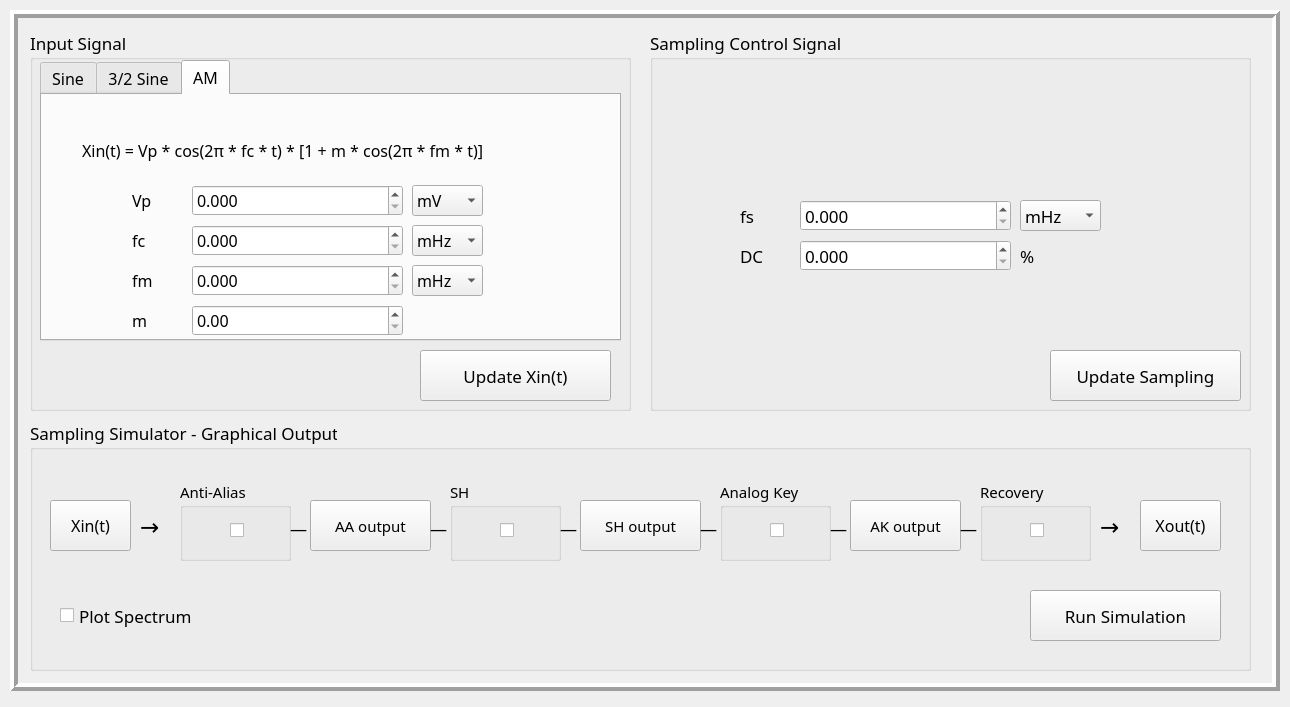
<?xml version="1.0" encoding="UTF-8"?>
<ui version="4.0">
 <class>MainWindow</class>
 <widget class="QMainWindow" name="MainWindow">
  <property name="geometry">
   <rect>
    <x>0</x>
    <y>0</y>
    <width>1290</width>
    <height>707</height>
   </rect>
  </property>
  <property name="sizePolicy">
   <sizepolicy hsizetype="Fixed" vsizetype="Fixed">
    <horstretch>0</horstretch>
    <verstretch>0</verstretch>
   </sizepolicy>
  </property>
  <property name="font">
   <font>
    <family>Rockwell</family>
    <pointsize>12</pointsize>
   </font>
  </property>
  <property name="windowTitle">
   <string>Digital Sampling Simulator</string>
  </property>
  <property name="windowIcon">
   <iconset theme="Icon">
    <normaloff>.</normaloff>.</iconset>
  </property>
  <property name="styleSheet">
   <string notr="true"/>
  </property>
  <property name="iconSize">
   <size>
    <width>0</width>
    <height>0</height>
   </size>
  </property>
  <property name="dockNestingEnabled">
   <bool>false</bool>
  </property>
  <widget class="QWidget" name="centralwidget">
   <widget class="QFrame" name="mainFrame">
    <property name="geometry">
     <rect>
      <x>10</x>
      <y>10</y>
      <width>1270</width>
      <height>681</height>
     </rect>
    </property>
    <property name="frameShape">
     <enum>QFrame::Box</enum>
    </property>
    <property name="frameShadow">
     <enum>QFrame::Raised</enum>
    </property>
    <property name="lineWidth">
     <number>4</number>
    </property>
    <widget class="QGroupBox" name="groupBox_2">
     <property name="geometry">
      <rect>
       <x>640</x>
       <y>20</y>
       <width>601</width>
       <height>381</height>
      </rect>
     </property>
     <property name="font">
      <font>
       <pointsize>13</pointsize>
      </font>
     </property>
     <property name="title">
      <string>Sampling Control Signal</string>
     </property>
     <widget class="QLabel" name="label_14">
      <property name="geometry">
       <rect>
        <x>90</x>
        <y>210</y>
        <width>31</width>
        <height>31</height>
       </rect>
      </property>
      <property name="text">
       <string>DC</string>
      </property>
     </widget>
     <widget class="QLabel" name="label_13">
      <property name="geometry">
       <rect>
        <x>90</x>
        <y>170</y>
        <width>41</width>
        <height>31</height>
       </rect>
      </property>
      <property name="text">
       <string>fs</string>
      </property>
     </widget>
     <widget class="QDoubleSpinBox" name="sampling_dc_input">
      <property name="geometry">
       <rect>
        <x>150</x>
        <y>210</y>
        <width>211</width>
        <height>31</height>
       </rect>
      </property>
      <property name="decimals">
       <number>3</number>
      </property>
      <property name="maximum">
       <double>100.000000000000000</double>
      </property>
     </widget>
     <widget class="QDoubleSpinBox" name="sampling_period_input">
      <property name="geometry">
       <rect>
        <x>150</x>
        <y>170</y>
        <width>211</width>
        <height>31</height>
       </rect>
      </property>
      <property name="decimals">
       <number>3</number>
      </property>
      <property name="maximum">
       <double>99999999.989999994635582</double>
      </property>
     </widget>
     <widget class="QLabel" name="label_15">
      <property name="geometry">
       <rect>
        <x>370</x>
        <y>210</y>
        <width>31</width>
        <height>31</height>
       </rect>
      </property>
      <property name="text">
       <string>%</string>
      </property>
     </widget>
     <widget class="QPushButton" name="update_sampling">
      <property name="geometry">
       <rect>
        <x>400</x>
        <y>320</y>
        <width>191</width>
        <height>51</height>
       </rect>
      </property>
      <property name="text">
       <string>Update Sampling</string>
      </property>
     </widget>
     <widget class="QComboBox" name="sampling_period_multiplier">
      <property name="geometry">
       <rect>
        <x>370</x>
        <y>170</y>
        <width>81</width>
        <height>31</height>
       </rect>
      </property>
      <item>
       <property name="text">
        <string>mHz</string>
       </property>
      </item>
      <item>
       <property name="text">
        <string>Hz</string>
       </property>
      </item>
      <item>
       <property name="text">
        <string>kHz</string>
       </property>
      </item>
     </widget>
    </widget>
    <widget class="QGroupBox" name="groupBox_3">
     <property name="geometry">
      <rect>
       <x>20</x>
       <y>20</y>
       <width>601</width>
       <height>381</height>
      </rect>
     </property>
     <property name="font">
      <font>
       <pointsize>13</pointsize>
      </font>
     </property>
     <property name="title">
      <string>Input Signal</string>
     </property>
     <widget class="QPushButton" name="update_input">
      <property name="geometry">
       <rect>
        <x>390</x>
        <y>320</y>
        <width>191</width>
        <height>51</height>
       </rect>
      </property>
      <property name="text">
       <string>Update Xin(t)</string>
      </property>
     </widget>
     <widget class="QTabWidget" name="input_tabs">
      <property name="geometry">
       <rect>
        <x>10</x>
        <y>30</y>
        <width>581</width>
        <height>281</height>
       </rect>
      </property>
      <property name="font">
       <font>
        <pointsize>12</pointsize>
       </font>
      </property>
      <property name="layoutDirection">
       <enum>Qt::LeftToRight</enum>
      </property>
      <property name="currentIndex">
       <number>2</number>
      </property>
      <widget class="QWidget" name="sine_tab">
       <attribute name="title">
        <string>Sine</string>
       </attribute>
       <widget class="QComboBox" name="sine_vp_multiplier">
        <property name="geometry">
         <rect>
          <x>370</x>
          <y>110</y>
          <width>71</width>
          <height>31</height>
         </rect>
        </property>
        <item>
         <property name="text">
          <string>mV</string>
         </property>
        </item>
        <item>
         <property name="text">
          <string>V</string>
         </property>
        </item>
       </widget>
       <widget class="QComboBox" name="sine_f_multiplier">
        <property name="geometry">
         <rect>
          <x>370</x>
          <y>150</y>
          <width>71</width>
          <height>31</height>
         </rect>
        </property>
        <item>
         <property name="text">
          <string>mHz</string>
         </property>
        </item>
        <item>
         <property name="text">
          <string>Hz</string>
         </property>
        </item>
        <item>
         <property name="text">
          <string>kHz</string>
         </property>
        </item>
       </widget>
       <widget class="QDoubleSpinBox" name="sine_phase_input">
        <property name="geometry">
         <rect>
          <x>150</x>
          <y>190</y>
          <width>211</width>
          <height>31</height>
         </rect>
        </property>
        <property name="decimals">
         <number>3</number>
        </property>
        <property name="minimum">
         <double>-360.000000000000000</double>
        </property>
        <property name="maximum">
         <double>360.000000000000000</double>
        </property>
       </widget>
       <widget class="QDoubleSpinBox" name="sine_vp_input">
        <property name="geometry">
         <rect>
          <x>150</x>
          <y>110</y>
          <width>211</width>
          <height>31</height>
         </rect>
        </property>
        <property name="decimals">
         <number>3</number>
        </property>
       </widget>
       <widget class="QLabel" name="label">
        <property name="geometry">
         <rect>
          <x>90</x>
          <y>110</y>
          <width>41</width>
          <height>31</height>
         </rect>
        </property>
        <property name="text">
         <string>Vp</string>
        </property>
       </widget>
       <widget class="QComboBox" name="sine_phase_mod">
        <property name="geometry">
         <rect>
          <x>370</x>
          <y>190</y>
          <width>71</width>
          <height>31</height>
         </rect>
        </property>
        <item>
         <property name="text">
          <string>°</string>
         </property>
        </item>
        <item>
         <property name="text">
          <string>rad</string>
         </property>
        </item>
       </widget>
       <widget class="QLabel" name="label_4">
        <property name="geometry">
         <rect>
          <x>90</x>
          <y>190</y>
          <width>31</width>
          <height>31</height>
         </rect>
        </property>
        <property name="text">
         <string>θ</string>
        </property>
       </widget>
       <widget class="QDoubleSpinBox" name="sine_f_input">
        <property name="geometry">
         <rect>
          <x>150</x>
          <y>150</y>
          <width>211</width>
          <height>31</height>
         </rect>
        </property>
        <property name="decimals">
         <number>3</number>
        </property>
        <property name="maximum">
         <double>9999999.990000000223517</double>
        </property>
       </widget>
       <widget class="QLabel" name="label_3">
        <property name="geometry">
         <rect>
          <x>90</x>
          <y>150</y>
          <width>31</width>
          <height>31</height>
         </rect>
        </property>
        <property name="text">
         <string>f</string>
        </property>
       </widget>
       <widget class="QLabel" name="label_5">
        <property name="geometry">
         <rect>
          <x>120</x>
          <y>30</y>
          <width>291</width>
          <height>51</height>
         </rect>
        </property>
        <property name="text">
         <string>Xin(t) = Vp * cos( 2π * f * t + θ )</string>
        </property>
       </widget>
      </widget>
      <widget class="QWidget" name="u_sine_tab">
       <attribute name="title">
        <string>3/2 Sine</string>
       </attribute>
       <widget class="QComboBox" name="u_sine_f_multiplier">
        <property name="geometry">
         <rect>
          <x>370</x>
          <y>150</y>
          <width>71</width>
          <height>31</height>
         </rect>
        </property>
        <item>
         <property name="text">
          <string>mHz</string>
         </property>
        </item>
        <item>
         <property name="text">
          <string>Hz</string>
         </property>
        </item>
        <item>
         <property name="text">
          <string>kHz</string>
         </property>
        </item>
       </widget>
       <widget class="QDoubleSpinBox" name="u_sine_phase_input">
        <property name="geometry">
         <rect>
          <x>150</x>
          <y>190</y>
          <width>211</width>
          <height>31</height>
         </rect>
        </property>
        <property name="decimals">
         <number>3</number>
        </property>
        <property name="minimum">
         <double>-360.000000000000000</double>
        </property>
        <property name="maximum">
         <double>360.000000000000000</double>
        </property>
        <property name="value">
         <double>0.000000000000000</double>
        </property>
       </widget>
       <widget class="QComboBox" name="u_sine_vp_multiplier">
        <property name="geometry">
         <rect>
          <x>370</x>
          <y>110</y>
          <width>71</width>
          <height>31</height>
         </rect>
        </property>
        <item>
         <property name="text">
          <string>mV</string>
         </property>
        </item>
        <item>
         <property name="text">
          <string>V</string>
         </property>
        </item>
       </widget>
       <widget class="QDoubleSpinBox" name="u_sine_vp_input">
        <property name="geometry">
         <rect>
          <x>150</x>
          <y>110</y>
          <width>211</width>
          <height>31</height>
         </rect>
        </property>
        <property name="decimals">
         <number>3</number>
        </property>
       </widget>
       <widget class="QLabel" name="label_6">
        <property name="geometry">
         <rect>
          <x>90</x>
          <y>110</y>
          <width>41</width>
          <height>31</height>
         </rect>
        </property>
        <property name="text">
         <string>Vp</string>
        </property>
       </widget>
       <widget class="QComboBox" name="u_sine_phase_mod">
        <property name="geometry">
         <rect>
          <x>370</x>
          <y>190</y>
          <width>71</width>
          <height>31</height>
         </rect>
        </property>
        <item>
         <property name="text">
          <string>°</string>
         </property>
        </item>
        <item>
         <property name="text">
          <string>rad</string>
         </property>
        </item>
       </widget>
       <widget class="QLabel" name="label_7">
        <property name="geometry">
         <rect>
          <x>90</x>
          <y>190</y>
          <width>31</width>
          <height>31</height>
         </rect>
        </property>
        <property name="text">
         <string>θ</string>
        </property>
       </widget>
       <widget class="QDoubleSpinBox" name="u_sine_f_input">
        <property name="geometry">
         <rect>
          <x>150</x>
          <y>150</y>
          <width>211</width>
          <height>31</height>
         </rect>
        </property>
        <property name="decimals">
         <number>3</number>
        </property>
        <property name="maximum">
         <double>9999999.990000000223517</double>
        </property>
       </widget>
       <widget class="QLabel" name="label_8">
        <property name="geometry">
         <rect>
          <x>50</x>
          <y>30</y>
          <width>461</width>
          <height>51</height>
         </rect>
        </property>
        <property name="text">
         <string>Xin(t) = Vp * sin( 2π * (f / 5) * t + θ ),   [0, 15/(2*f)]</string>
        </property>
       </widget>
       <widget class="QLabel" name="label_9">
        <property name="geometry">
         <rect>
          <x>90</x>
          <y>150</y>
          <width>31</width>
          <height>31</height>
         </rect>
        </property>
        <property name="text">
         <string>f</string>
        </property>
       </widget>
      </widget>
      <widget class="QWidget" name="am_tab">
       <attribute name="title">
        <string>AM</string>
       </attribute>
       <widget class="QLabel" name="label_24">
        <property name="geometry">
         <rect>
          <x>90</x>
          <y>90</y>
          <width>41</width>
          <height>31</height>
         </rect>
        </property>
        <property name="text">
         <string>Vp</string>
        </property>
       </widget>
       <widget class="QLabel" name="label_25">
        <property name="geometry">
         <rect>
          <x>90</x>
          <y>170</y>
          <width>31</width>
          <height>31</height>
         </rect>
        </property>
        <property name="text">
         <string>fm</string>
        </property>
       </widget>
       <widget class="QDoubleSpinBox" name="am_vp_input">
        <property name="geometry">
         <rect>
          <x>150</x>
          <y>90</y>
          <width>211</width>
          <height>31</height>
         </rect>
        </property>
        <property name="decimals">
         <number>3</number>
        </property>
       </widget>
       <widget class="QComboBox" name="am_vp_multiplier">
        <property name="geometry">
         <rect>
          <x>370</x>
          <y>90</y>
          <width>71</width>
          <height>31</height>
         </rect>
        </property>
        <item>
         <property name="text">
          <string>mV</string>
         </property>
        </item>
        <item>
         <property name="text">
          <string>V</string>
         </property>
        </item>
       </widget>
       <widget class="QDoubleSpinBox" name="am_fm_input">
        <property name="geometry">
         <rect>
          <x>150</x>
          <y>170</y>
          <width>211</width>
          <height>31</height>
         </rect>
        </property>
        <property name="decimals">
         <number>3</number>
        </property>
        <property name="maximum">
         <double>9999999.990000000223517</double>
        </property>
       </widget>
       <widget class="QLabel" name="label_26">
        <property name="geometry">
         <rect>
          <x>40</x>
          <y>30</y>
          <width>501</width>
          <height>51</height>
         </rect>
        </property>
        <property name="text">
         <string>Xin(t) = Vp * cos(2π * fc * t) * [1 + m * cos(2π * fm * t)]</string>
        </property>
       </widget>
       <widget class="QDoubleSpinBox" name="am_fc_input">
        <property name="geometry">
         <rect>
          <x>150</x>
          <y>130</y>
          <width>211</width>
          <height>31</height>
         </rect>
        </property>
        <property name="decimals">
         <number>3</number>
        </property>
        <property name="maximum">
         <double>9999999.990000000223517</double>
        </property>
       </widget>
       <widget class="QComboBox" name="am_fc_multiplier">
        <property name="geometry">
         <rect>
          <x>370</x>
          <y>130</y>
          <width>71</width>
          <height>31</height>
         </rect>
        </property>
        <item>
         <property name="text">
          <string>mHz</string>
         </property>
        </item>
        <item>
         <property name="text">
          <string>Hz</string>
         </property>
        </item>
        <item>
         <property name="text">
          <string>kHz</string>
         </property>
        </item>
       </widget>
       <widget class="QLabel" name="label_27">
        <property name="geometry">
         <rect>
          <x>90</x>
          <y>130</y>
          <width>31</width>
          <height>31</height>
         </rect>
        </property>
        <property name="text">
         <string>fc</string>
        </property>
       </widget>
       <widget class="QDoubleSpinBox" name="am_m_input">
        <property name="geometry">
         <rect>
          <x>150</x>
          <y>210</y>
          <width>211</width>
          <height>31</height>
         </rect>
        </property>
        <property name="decimals">
         <number>2</number>
        </property>
        <property name="maximum">
         <double>1.000000000000000</double>
        </property>
        <property name="singleStep">
         <double>0.010000000000000</double>
        </property>
       </widget>
       <widget class="QLabel" name="label_28">
        <property name="geometry">
         <rect>
          <x>90</x>
          <y>210</y>
          <width>31</width>
          <height>31</height>
         </rect>
        </property>
        <property name="text">
         <string>m</string>
        </property>
       </widget>
       <widget class="QComboBox" name="am_fm_multiplier">
        <property name="geometry">
         <rect>
          <x>370</x>
          <y>170</y>
          <width>71</width>
          <height>31</height>
         </rect>
        </property>
        <item>
         <property name="text">
          <string>mHz</string>
         </property>
        </item>
        <item>
         <property name="text">
          <string>Hz</string>
         </property>
        </item>
        <item>
         <property name="text">
          <string>kHz</string>
         </property>
        </item>
       </widget>
      </widget>
     </widget>
    </widget>
    <widget class="QGroupBox" name="groupBox_4">
     <property name="geometry">
      <rect>
       <x>20</x>
       <y>410</y>
       <width>1221</width>
       <height>251</height>
      </rect>
     </property>
     <property name="font">
      <font>
       <pointsize>13</pointsize>
      </font>
     </property>
     <property name="title">
      <string>Sampling Simulator - Graphical Output</string>
     </property>
     <widget class="QPushButton" name="plot_xinB">
      <property name="geometry">
       <rect>
        <x>20</x>
        <y>80</y>
        <width>81</width>
        <height>51</height>
       </rect>
      </property>
      <property name="font">
       <font>
        <pointsize>12</pointsize>
       </font>
      </property>
      <property name="text">
       <string>Xin(t)</string>
      </property>
     </widget>
     <widget class="QGroupBox" name="groupBox">
      <property name="geometry">
       <rect>
        <x>150</x>
        <y>60</y>
        <width>111</width>
        <height>81</height>
       </rect>
      </property>
      <property name="font">
       <font>
        <pointsize>11</pointsize>
       </font>
      </property>
      <property name="title">
       <string>Anti-Alias</string>
      </property>
      <widget class="QCheckBox" name="toggle_antialias">
       <property name="geometry">
        <rect>
         <x>50</x>
         <y>40</y>
         <width>16</width>
         <height>21</height>
        </rect>
       </property>
       <property name="text">
        <string/>
       </property>
      </widget>
     </widget>
     <widget class="QPushButton" name="plot_aaout">
      <property name="geometry">
       <rect>
        <x>280</x>
        <y>80</y>
        <width>121</width>
        <height>51</height>
       </rect>
      </property>
      <property name="font">
       <font>
        <pointsize>11</pointsize>
       </font>
      </property>
      <property name="text">
       <string>AA output</string>
      </property>
     </widget>
     <widget class="QPushButton" name="plot_akout">
      <property name="geometry">
       <rect>
        <x>820</x>
        <y>80</y>
        <width>111</width>
        <height>51</height>
       </rect>
      </property>
      <property name="font">
       <font>
        <pointsize>11</pointsize>
       </font>
      </property>
      <property name="text">
       <string>AK output</string>
      </property>
     </widget>
     <widget class="QGroupBox" name="groupBox_5">
      <property name="geometry">
       <rect>
        <x>690</x>
        <y>60</y>
        <width>111</width>
        <height>81</height>
       </rect>
      </property>
      <property name="font">
       <font>
        <pointsize>11</pointsize>
       </font>
      </property>
      <property name="title">
       <string>Analog Key</string>
      </property>
      <widget class="QCheckBox" name="toggle_analogkey">
       <property name="geometry">
        <rect>
         <x>50</x>
         <y>40</y>
         <width>16</width>
         <height>21</height>
        </rect>
       </property>
       <property name="text">
        <string/>
       </property>
      </widget>
     </widget>
     <widget class="QPushButton" name="plot_shout">
      <property name="geometry">
       <rect>
        <x>550</x>
        <y>80</y>
        <width>121</width>
        <height>51</height>
       </rect>
      </property>
      <property name="font">
       <font>
        <pointsize>11</pointsize>
       </font>
      </property>
      <property name="text">
       <string>SH output</string>
      </property>
     </widget>
     <widget class="QGroupBox" name="groupBox_6">
      <property name="geometry">
       <rect>
        <x>420</x>
        <y>60</y>
        <width>111</width>
        <height>81</height>
       </rect>
      </property>
      <property name="font">
       <font>
        <pointsize>11</pointsize>
       </font>
      </property>
      <property name="title">
       <string>SH</string>
      </property>
      <widget class="QCheckBox" name="toggle_SH">
       <property name="geometry">
        <rect>
         <x>50</x>
         <y>40</y>
         <width>16</width>
         <height>21</height>
        </rect>
       </property>
       <property name="text">
        <string/>
       </property>
      </widget>
     </widget>
     <widget class="QPushButton" name="plot_xoutB">
      <property name="geometry">
       <rect>
        <x>1110</x>
        <y>80</y>
        <width>81</width>
        <height>51</height>
       </rect>
      </property>
      <property name="font">
       <font>
        <pointsize>12</pointsize>
       </font>
      </property>
      <property name="text">
       <string>Xout(t)</string>
      </property>
     </widget>
     <widget class="QGroupBox" name="groupBox_7">
      <property name="geometry">
       <rect>
        <x>950</x>
        <y>60</y>
        <width>111</width>
        <height>81</height>
       </rect>
      </property>
      <property name="font">
       <font>
        <pointsize>11</pointsize>
       </font>
      </property>
      <property name="title">
       <string>Recovery</string>
      </property>
      <widget class="QCheckBox" name="toggle_recovery">
       <property name="geometry">
        <rect>
         <x>50</x>
         <y>40</y>
         <width>16</width>
         <height>21</height>
        </rect>
       </property>
       <property name="text">
        <string/>
       </property>
      </widget>
     </widget>
     <widget class="QLabel" name="label_16">
      <property name="geometry">
       <rect>
        <x>110</x>
        <y>90</y>
        <width>31</width>
        <height>31</height>
       </rect>
      </property>
      <property name="font">
       <font>
        <pointsize>17</pointsize>
       </font>
      </property>
      <property name="text">
       <string>→</string>
      </property>
     </widget>
     <widget class="QLabel" name="label_18">
      <property name="geometry">
       <rect>
        <x>260</x>
        <y>100</y>
        <width>21</width>
        <height>16</height>
       </rect>
      </property>
      <property name="text">
       <string>—</string>
      </property>
     </widget>
     <widget class="QLabel" name="label_19">
      <property name="geometry">
       <rect>
        <x>400</x>
        <y>100</y>
        <width>21</width>
        <height>16</height>
       </rect>
      </property>
      <property name="text">
       <string>—</string>
      </property>
     </widget>
     <widget class="QLabel" name="label_20">
      <property name="geometry">
       <rect>
        <x>800</x>
        <y>100</y>
        <width>21</width>
        <height>16</height>
       </rect>
      </property>
      <property name="text">
       <string>—</string>
      </property>
     </widget>
     <widget class="QLabel" name="label_21">
      <property name="geometry">
       <rect>
        <x>670</x>
        <y>100</y>
        <width>21</width>
        <height>16</height>
       </rect>
      </property>
      <property name="text">
       <string>—</string>
      </property>
     </widget>
     <widget class="QLabel" name="label_17">
      <property name="geometry">
       <rect>
        <x>1070</x>
        <y>90</y>
        <width>31</width>
        <height>31</height>
       </rect>
      </property>
      <property name="font">
       <font>
        <pointsize>17</pointsize>
       </font>
      </property>
      <property name="text">
       <string>→</string>
      </property>
     </widget>
     <widget class="QLabel" name="label_22">
      <property name="geometry">
       <rect>
        <x>530</x>
        <y>100</y>
        <width>21</width>
        <height>16</height>
       </rect>
      </property>
      <property name="text">
       <string>—</string>
      </property>
     </widget>
     <widget class="QLabel" name="label_23">
      <property name="geometry">
       <rect>
        <x>930</x>
        <y>100</y>
        <width>21</width>
        <height>16</height>
       </rect>
      </property>
      <property name="text">
       <string>—</string>
      </property>
     </widget>
     <widget class="QPushButton" name="run_sim">
      <property name="geometry">
       <rect>
        <x>1000</x>
        <y>170</y>
        <width>191</width>
        <height>51</height>
       </rect>
      </property>
      <property name="text">
       <string>Run Simulation</string>
      </property>
     </widget>
     <widget class="QCheckBox" name="spectrum_check">
      <property name="geometry">
       <rect>
        <x>30</x>
        <y>180</y>
        <width>181</width>
        <height>31</height>
       </rect>
      </property>
      <property name="text">
       <string>Plot Spectrum</string>
      </property>
     </widget>
    </widget>
   </widget>
  </widget>
 </widget>
 <resources/>
 <connections/>
</ui>
